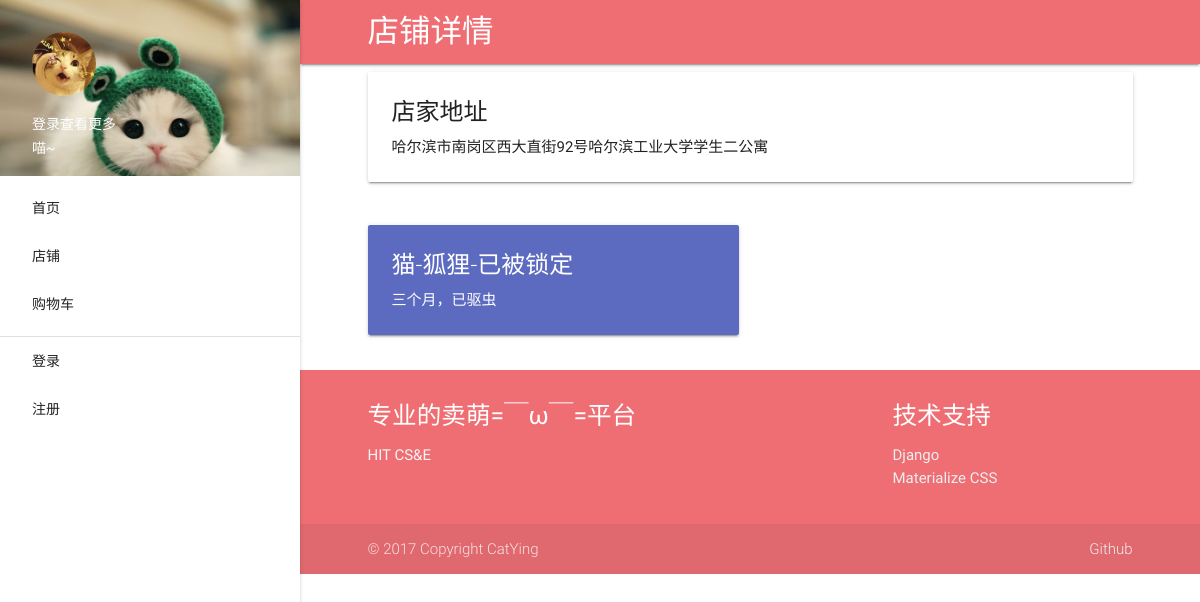
The app's page /shop/detail/1/, older data.
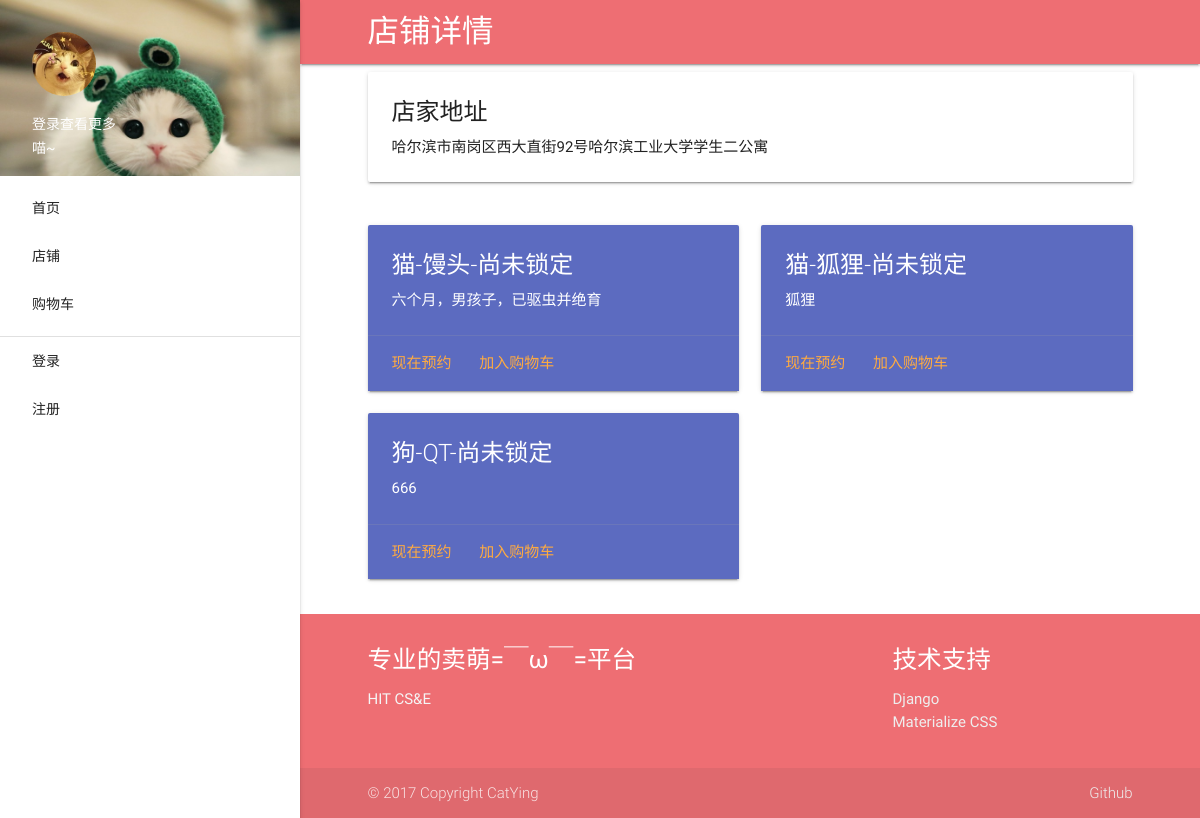
The same page, newer data.
### authentication/models.py (models this page shows, shortened)
class MyUser(models.Model):
    user = models.OneToOneField(User)
    nickname = models.CharField(max_length=64)
    real_info = models.OneToOneField(RealInfo, blank=True, null=True)
    cellphone = models.CharField(max_length=16)
    address = models.CharField(max_length=512, blank=True)
    head_img = models.ImageField(upload_to='image/%Y/%m/%d', null=True)
    level = models.IntegerField(default=1)
    current_stage = models.IntegerField(default=1)

### shop/models.py (models this page shows, shortened)
class Item(models.Model):
    name = models.CharField(max_length=128)
    prototype = models.ForeignKey(Prototype)
    myuser = models.ForeignKey(MyUser)
    detail = models.TextField()
    locking_id = models.IntegerField(blank=True, null=True)

class Prototype(models.Model):
    name = models.CharField(max_length=64)

### shop/views.py (the view)
# urls.py: url(r"^detail/(?P<pk>[0-9]+)/", views.ShopDetailView.as_view(), name="shop-detail"),
class ShopDetailView(FrontMixin, ListView):
    model = Item
    context_object_name = 'item_list'
    template_name = 'shop/shop.html'
    def get_queryset(self):
        return Item.objects.filter(myuser=MyUser.objects.get(pk=int(self.kwargs['pk'])))
    def dispatch(self, request, *args, **kwargs):
        try:
            return super(ShopDetailView, self).dispatch(request, *args, **kwargs)
        except:
            return render(request, 'error.html')
    def get_context_data(self, **kwargs):
        context = super(ShopDetailView, self).get_context_data(**kwargs)
        context['detail'] = MyUser.objects.get(pk=int(self.kwargs['pk']))
        return context

### authentication/mixin.py (called while the page is built)
    def get_context_data(self, **kwargs):
        context = super(AuthMixin, self).get_context_data(**kwargs)
        if self.request.user.is_authenticated():
            myuser = self.request.user.myuser
            context['myuser'] = myuser
        return context

### website/mixin.py (called while the page is built)
    def get_context_data(self, **kwargs):
        return super(FrontMixin, self).get_context_data(**kwargs)

### templates/shop/shop.html (shortened to what this page needs)
{% extends 'base.html' %}
{% load staticfiles %}
{% block navhead %}店铺详情{% endblock %}
{% block content %}
    <div class="container">
        <div class="row">
            <div class="col s12">
                <div class="card">
                    <div class="card-content ">
                        <span class="card-title">店家地址</span>
                        <p>{{ detail.address }}</p>
                    </div>
                </div>
            </div>
        </div>
        <div class="row">
            {% for item in item_list %}
                <div class="col s12 m6">
                    {% if item.locking_id %}
                        <div class="card  indigo  lighten-1">
                            <div class="card-content white-text">
                                <span class="card-title">{{ item.prototype.name }}-{{ item.name }}-已被锁定</span>
                                <p>{{ item.detail }}</p>
                            </div>
                        </div>
                    {% else %}
                        <div class="card  indigo  lighten-1">
                            <div class="card-content white-text">
                                <span class="card-title">{{ item.prototype.name }}-{{ item.name }}-尚未锁定</span>
                                <p>{{ item.detail }}</p>
                            </div>
                            <div class="card-action">
                                <a href="#">现在预约</a>
                                <a href="#" class="add_cart" data-value="{{ item.id }}">加入购物车</a>
                            </div>
                        </div>
                    {% endif %}
                </div>
            {% endfor %}
        </div>
    </div>
{% endblock %}

### templates/base.html (shortened to what this page needs)
{% load staticfiles %}
<!doctype html>
<html lang="zh-CN">
<head>
    <link rel="stylesheet" href="{% static 'css/materialize.css' %}">
</head>
<body>
<header>
    <div class="container">
        <ul id="slide-out" class="side-nav fixed">
            <li>
                <div class="userView">
                    <div class="background">
                        <img src="{% static 'imgs/71b2cbb3ly1fdkd6l6eikj21kw13u474.jpg' %}" style="max-width: 300px">
                    </div>
                    {% if myuser %}
                        <a href="#"><img class="circle" src="{% url 'media' myuser.head_img %}"></a>
                        <a href="#"><span class="white-text name">{{ myuser.nickname }}</span></a>
                        <a href="#"><span class="white-text email">{{ myuser.cellphone }}</span></a>
                    {% else %}
                        <a href="#"><img class="circle" src="{% static "imgs/20130121222641_Hd5xE.jpeg" %}"></a>
                        <a href="#"><span class="white-text name">登录查看更多</span></a>
                        <a href="#"><span class="white-text email">喵~</span></a>
                    {% endif %}
                </div>
            </li>
            <li><a href="{% url 'index' %}" class="waves-effect">首页</a></li>
            <li><a href="{% url 'list' %}" class="waves-effect">店铺</a></li>
            <li><a href="{%  url 'cart' %}" class="waves-effect">购物车</a></li>
            <li>
                <div class="divider"></div>
            </li>
            {% if myuser %}
                <li><a class="waves-effect" id="identify">当前身份：
                    {% if myuser.current_stage == 1 %}
                        买家
                    {% elif myuser.current_stage == 2 %}
                        寄养用户
                    {% elif myuser.current_stage == 3 %}
                        店家
                    {% elif myuser.current_stage == 4 %}
                        超管
                    {% endif %}
                </a></li>
                {% if myuser.current_stage >= 2 %}
                    <li><a href="#">设置寄养条件</a></li>
                    {% if myuser.current_stage >= 3 %}
                        <li><a href="{% url 'self-shop' %}">店铺管理</a></li>
                    {% endif %}
                {% endif %}
                <li><a class="waves-effect" href="{% url 'logout' %}">退出登录</a></li>
            {% else %}
                <li><a href="{% url 'login' %}">登录</a></li>
                <li><a href="{% url 'register' %}">注册</a></li>
            {% endif %}
        </ul>
    </div>
</header>
<main>
    <nav>
        <div class="container">
            <div class="nav-wrapper">
                <a href="#" class="brand-logo">{% block navhead %}{% endblock %}</a>
            </div>
        </div>
    </nav>
    {% block content %}
    {% endblock %}
</main>
<footer class="page-footer">
    <div class="container">
        <div class="row">
            <div class="col l6 s12">
                <h5 class="white-text">专业的卖萌=￣ω￣=平台</h5>
                <p class="grey-text text-lighten-4">HIT CS&E</p>
            </div>
            <div class="col l4 offset-l2 s12">
                <h5 class="white-text">技术支持</h5>
                <ul>
                    <li><a class="grey-text text-lighten-3" href="https://djangoproject.com">Django</a></li>
                    <li><a class="grey-text text-lighten-3" href="http://www.materializecss.cn/">Materialize CSS</a>
                    </li>
                </ul>
            </div>
        </div>
    </div>
    <div class="footer-copyright">
        <div class="container">
            © 2017 Copyright CatYing
            <a class="grey-text text-lighten-3 right" href="https://github.com/catying">Github</a>
        </div>
    </div>
</footer>
</body>
</html>

### templates/base.html (style rules this page uses)
header, main, footer { padding-left: 300px; }

Row changes from the older to the newer data that the page shows:
removed Item: prototype.name "猫", name "狐狸", detail "三个月，已驱虫"
added Item: prototype.name "猫", name "馒头", detail "六个月，男孩子，已驱虫并绝育", {{ item.id }} 2 (drawn)
added Item: prototype.name "猫", name "狐狸", detail "狐狸", {{ item.id }} 3 (drawn)
added Item: prototype.name "狗", name "QT", detail "666", {{ item.id }} 4 (drawn)
